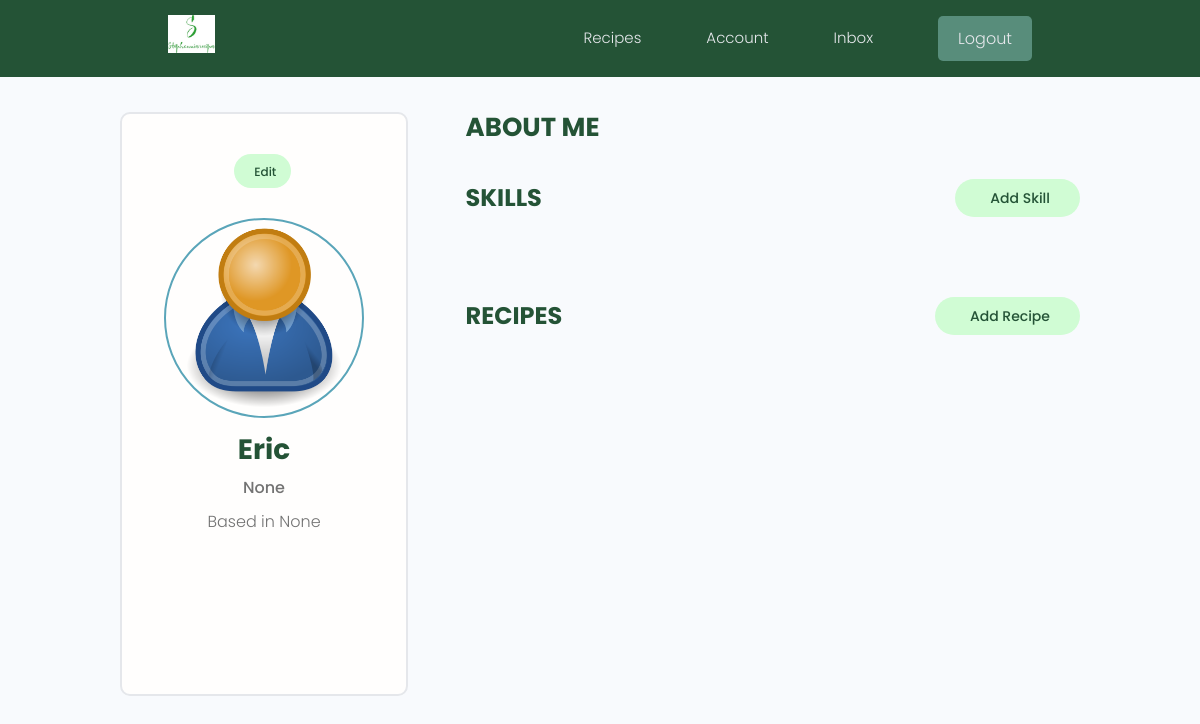
/users/account/ (signed in), run on the app's committed database.
### users/models.py (models this page shows, shortened)
class Profile(models.Model):
    user = models.OneToOneField(User, on_delete=models.CASCADE, null=True, blank=True)
    name = models.CharField(max_length=200, blank=True, null=True)
    email = models.EmailField(max_length=500, blank=True,null=True)
    username = models.CharField(max_length=200, blank=True, null=True)
    location = models.CharField(max_length=200, blank=True, null=True)
    short_intro = models.CharField(max_length=200, blank=True,null=True)
    bio = models.TextField(max_length=200, blank=True, null=True)
    bio = models.TextField(blank=True, null=True)
    profile_image = models.ImageField(null=True, blank=True, upload_to='profiles/',default='profiles/user-default.png')
    social_github = models.CharField(max_length=200, blank=True, null=True)
    social_twitter = models.CharField(max_length=200, blank=True, null=True)
    social_linkedin = models.CharField(max_length=200, blank=True, null=True)
    social_youtube = models.CharField(max_length=200, blank=True, null=True)
    social_website = models.CharField(max_length=200, blank=True, null=True)
    social_instagram = models.CharField(max_length=200, blank=True, null=True)
    created = models.DateTimeField(auto_now_add=True)
    id = models.UUIDField(default=uuid.uuid4,
                            unique=True, primary_key=True, editable=False)

### users/views.py (the view)
# urls.py: path('account/', views.userAccount, name="account" ),
@login_required(login_url='login')
def userAccount(request):
    profile = request.user.profile
    skills = profile.skill_set.all()
    recipes = profile.recipe_set.all()
    context = {'profile': profile, 'skills': skills, 'recipes': recipes}
    return render(request, 'users/account.html', context)

### users/templates/users/account.html (shortened to what this page needs)
{% extends 'main.html' %}
{% block content %}
  <main class="settingsPage profile my-md">
    <div class="container">
      <div class="layout">
        <div class="column column--1of3">
          <div class="card text-center">
            <div class="card__body dev">
              <a class="tag tag--pill tag--main settings__btn" href="{% url 'edit-account'%}"> Edit</a>
              <img class="avatar avatar--xl dev__avatar" src="{{profile.profile_image.url}}" />
              <h2 class="dev__name">{{profile.name}}</h2>
              <p class="dev__title">{{profile.short_intro}}</p>
              <p class="dev__location">Based in {{profile.location}}</p>
              <ul class="dev__social">
            </div>
          </div>
        </div>
        <div class="column column--2of3">
          <div class="devInfo">
            <h3 class="devInfo__title">About Me</h3>
          </div>
          <div class="settings">
            <h3 class="settings__title">Skills</h3>
            <a class="tag tag--pill tag--sub settings__btn tag--lg" href="{% url 'create-skill' %}"> Add Skill</a>
          </div>
          <div class="settings">
            <h3 class="settings__title">Recipes</h3>
            <a class="tag tag--pill tag--sub settings__btn tag--lg" href="{% url 'create-recipe' %}"> Add Recipe</a>
          </div>
        </div>
      </div>
    </div>
  </main>
{% endblock %}

### static/styles/app.css (style rules this page uses)
:root { --color-sub: #245336; }
.card { border: 2px solid var(--color-light); }
img { width: 100%; }
.profile .card > .dev { padding: 4rem; }
.dev__avatar { display: block; margin: auto; }
.dev__name { color: var(--color-sub); font-size: 2.8rem; font-weight: 700; margin-top: 1rem; margin-bottom: 0.5rem; }
.dev__title { font-size: 1.6rem; font-weight: 500; line-height: 1.3; }
.dev__location { margin-top: 1rem; }
.dev__social { margin: 3rem 0; list-style: none; display: flex; justify-content: center; gap: 1.5rem; }
.devInfo { margin-bottom: 3rem; }
.devInfo__title, .devInfo__subtitle { font-size: 2.6rem; color: var(--color-sub); text-transform: uppercase; font-weight: 700; margin-bottom: 1.5rem; }
.settingsPage .dev > .settings__btn { display: inline-block; margin-bottom: 3rem; }
.settings { display: flex; justify-content: space-between; align-items: center; }
.settings__title { font-size: 2.4rem; text-transform: uppercase; font-weight: 700; color: var(--color-sub); }

### static/uikit/styles/modules/_variables.css (style rules this page uses)
:root { --color-main: #5aa5b9; --color-main-light: #e6faff; --color-sub: #3f4156; --color-sub-light: #51546e; --color-sub-lighter: #ededfd; --color-text: #737373; --color-gray: #8b8b8b; --color-light: #e5e7eb; --color-light-gray: #767676; --color-bg: #f8fafd; --color-white: #fffefd; --color-white-light: #f3f3f3; --color-success: #359e64; --color-success-bg: #def8e8; --color-error: #fc4b0b; --color-error-bg: #fff2ee; --font-base: 'Poppins', arial, helvetica, 'Segoe UI', roboto, ubuntu, sans-serif; --font-monospace: 'Fira Code', 'Courier New', courier, monospace; --font-regular: 300; --font-medium: 500; --font-bold: 700; --generic-shadow: 1px 1px 5px #00000010; --generic-transition: all 0.3s ease-in-out; }

### static/uikit/styles/modules/_base.css (style rules this page uses)
* { margin: 0; padding: 0; box-sizing: border-box; text-rendering: optimizeLegibility; color: inherit; font-size: inherit; }
html { font-size: 50%; }
@media only screen and (min-width: 480px) { html { font-size: 56.25%; } }
@media only screen and (min-width: 1200px) { html { font-size: 62.5%; } }
body { line-height: 1.6; font-weight: 400; font-size: 1.5rem; color: var(--color-text); background-color: var(--color-bg); min-height: 100vh; }

### static/uikit/styles/modules/_typography.css (style rules this page uses)
* { font-family: var(--font-base); }
h2 { font-size: 3.6rem; font-weight: var(--font-bold); }
h3 { font-size: 3.2rem; font-weight: var(--font-medium); }
p, span, strong { font-size: 1.6rem; color: var(--color-text); font-weight: var(--font-regular); }
a { padding-bottom: 2px; text-decoration: none; display: inline-block; color: #aae3b9; font-weight: var(--font-medium); }

### static/uikit/styles/modules/_utilities.css (style rules this page uses)
.container { width: 92%; max-width: 165rem; margin: 0 auto; box-sizing: border-box; }
@media screen and (min-width: 1000px) { .container { width: 90%; } }
@media screen and (min-width: 1200px) { .container { width: 80%; } }
.text-center { text-align: center; }
.my-md { margin: 3rem auto; }

### static/uikit/styles/modules/_avatar.css (style rules this page uses)
.avatar { border-radius: 50%; border: 2px solid var(--color-main); object-fit: cover; }
.avatar--xl { height: 20rem; width: 20rem; }

### static/uikit/styles/modules/_card.css (style rules this page uses)
.card { border-radius: 1rem; background-color: var(--color-white); border: 1.5px solid var(--color-light); width: auto; height: auto; margin-top: 0.5rem; margin-bottom: 0.5rem; overflow: hidden; }
.card__body, .card__header { padding: 2rem 2.5rem; }

### static/uikit/styles/modules/_tag.css (style rules this page uses)
.tag { display: inline-flex; align-items: center; background-color: var(--color-sub); height: -webkit-fit-content; height: -moz-fit-content; height: fit-content; width: -webkit-fit-content; width: -moz-fit-content; width: fit-content; border-radius: 0.5rem; padding: 0.5rem 1.5rem; font-size: 1.2rem; cursor: pointer; }
.tag:not(:last-child) { margin-right: 0.25rem; margin-bottom: 0.75rem; }
.tag--pill { border-radius: 5rem; }
.tag--main, .tag--main > small { background: #d0fcd4; color: #245336; font-weight: 500; }
.tag--sub, .tag--sub > small { background: #d0fcd4; color: #245336; font-weight: 500; }
.tag--lg { padding: 0.8rem 3rem; font-size: 1.4rem; }

### static/uikit/styles/modules/_layout.css (style rules this page uses)
.layout { display: flex; flex-flow: row wrap; justify-content: space-between; }
.layout > .column { margin-bottom: 3rem; }
.layout > .column.column--1of3 { flex-basis: 30%; }
.layout > .column.column--2of3 { flex-basis: 64%; }

### data on the page
Profile: profile_image (placeholder picture), name "Eric", short_intro "None", location "None"
